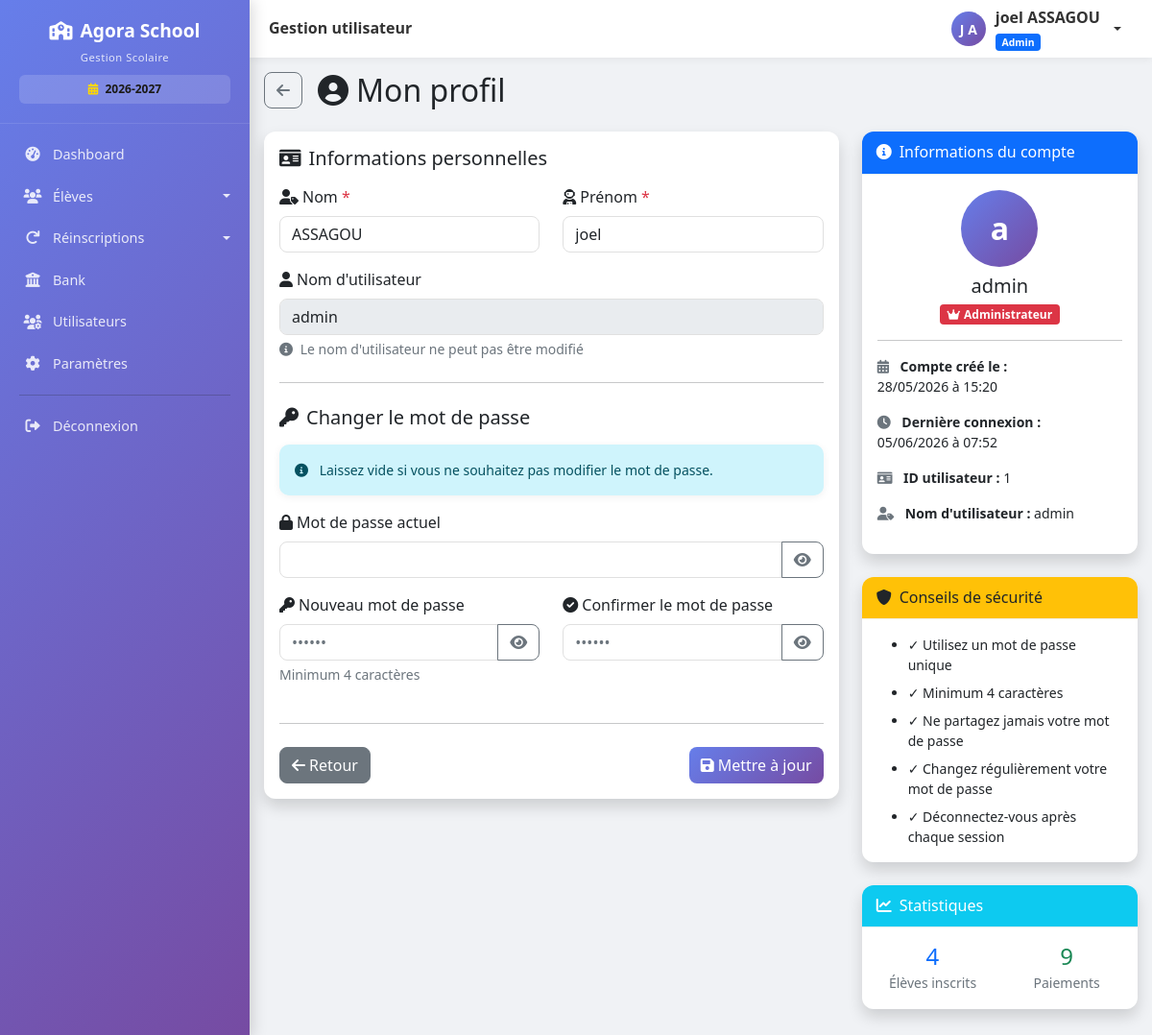
/profil (signed in), run on an earlier commit of the app's database.
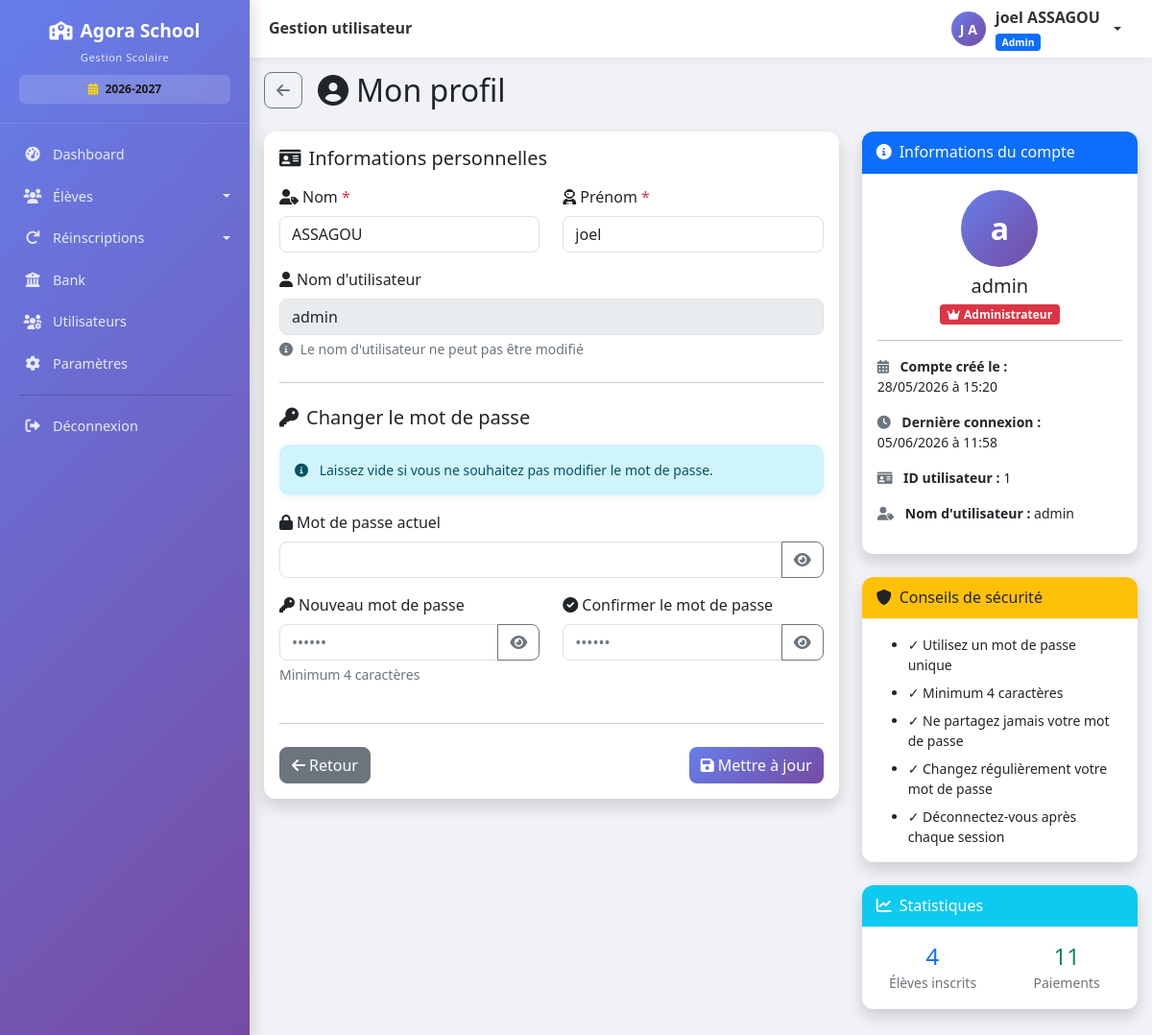
And on a later commit of the database.
### models.py (models this page shows, shortened)
class User(UserMixin, db.Model):
    __tablename__ = 'users'
    id = db.Column(db.Integer, primary_key=True)
    username = db.Column(db.String(80), unique=True, nullable=False, index=True)
    password_hash = db.Column(db.String(200), nullable=False)
    nom = db.Column(db.String(100), nullable=False)
    prenom = db.Column(db.String(100), nullable=False)
    role = db.Column(db.String(20), default='user')  # admin, comptable, user
    actif = db.Column(db.Boolean, default=True)
    created_at = db.Column(db.DateTime, default=datetime.utcnow)
    last_login = db.Column(db.DateTime, nullable=True)
    @property
    def nom_complet(self):
        return f"{self.prenom} {self.nom}"

### routes.py (the view, shortened to what this page needs)
@app.route('/profil', methods=['GET', 'POST'])
@login_required
def profil():
    total_eleves_inscrits = Eleve.query.count()
    total_paiements_effectues = Paiement.query.count()
    eleves_avec_solde = sum(1 for e in Eleve.query.all() if e.solde > 0)
    return render_template('utilisateurs/profil.html',
                         user=current_user,
                         total_eleves_inscrits=total_eleves_inscrits,
                         total_paiements_effectues=total_paiements_effectues,
                         eleves_avec_solde=eleves_avec_solde)

### app.py (called while the page is built)
@app.after_request
def close_db_connection(response):
    try:
        db.session.close()
    except:
        pass
    return response

### models.py (called while the page is built, shortened)
    @classmethod
    def get(cls, cle, default=None):
        param = cls.query.filter_by(cle=cle).first()
        return param.valeur if param else default

    @property
    def frais_scolarite_base(self):
        if not self.sous_groupe_id:
            return 0
        sous_groupe = SousGroupe.query.get(self.sous_groupe_id)
        if not sous_groupe:
            return 0
        tarif = TarifFraisAffecte.query.filter_by(
            groupe_id=sous_groupe.groupe_id,
            est_affecte=self.est_affecte_etat,
            type_tarif='scolarite',  # ← AJOUTER CETTE LIGNE
            actif=True
        ).first()
        if tarif:
            return tarif.montant

    @property
    def frais_transport(self):
        if self.transport_option:
            return self.transport_option.montant_supplement
        return 0

    @property
    def frais_cantine(self):
        if self.cantine_option:
            return self.cantine_option.montant
        return 0

    @property
    def solde(self):
        return self.frais_scolarite_total - self.montant_paye_reel

### templates/utilisateurs/profil.html (shortened to what the changed rows need)
{% extends "base.html" %}
{% block content %}
<div class="d-flex align-items-center mb-4">
    <h2 class="mb-0"><i class="fas fa-user-circle me-2"></i>Mon profil</h2>
</div>
<div class="row">
    <div class="col-lg-8">
        <div class="card shadow">
            <div class="card-body">
                <form method="POST" id="profileForm">
                    <div class="row">
                        <div class="col-md-6 mb-3">
                            <label for="nom" class="form-label">
                                <i class="fas fa-user-tag me-1"></i>Nom
                                <span class="text-danger">*</span>
                            </label>
                            <input type="text"
                                   class="form-control"
                                   id="nom"
                                   name="nom"
                                   value="{{ current_user.nom }}"
                                   required
                                   minlength="2">
                        </div>
                        <div class="col-md-6 mb-3">
                            <label for="prenom" class="form-label">
                                <i class="fas fa-user-astronaut me-1"></i>Prénom
                                <span class="text-danger">*</span>
                            </label>
                            <input type="text"
                                   class="form-control"
                                   id="prenom"
                                   name="prenom"
                                   value="{{ current_user.prenom }}"
                                   required
                                   minlength="2">
                        </div>
                    </div>
                    <div class="mb-3">
                        <label class="form-label">
                            <i class="fas fa-user me-1"></i>Nom d'utilisateur
                        </label>
                        <input type="text" class="form-control" value="{{ current_user.username }}" disabled>
                        <div class="form-text text-muted">
                            <i class="fas fa-info-circle me-1"></i>
                            Le nom d'utilisateur ne peut pas être modifié
                        </div>
                    </div>
                </form>
            </div>
        </div>
    </div>
    <div class="col-lg-4">
        <div class="card shadow mb-4">
            <div class="card-body">
                <div class="text-center mb-3">
                    <div class="avatar-lg mx-auto mb-2">
                        <span class="avatar-initials">{{ current_user.username[0] }}</span>
                    </div>
                    <h5 class="mb-1">{{ current_user.username }}</h5>
                    <span class="badge {% if current_user.role == 'admin' %}bg-danger{% elif current_user.role == 'comptable' %}bg-warning text-dark{% else %}bg-info{% endif %}">
                        {% if current_user.role == 'admin' %}
                            <i class="fas fa-crown me-1"></i>Administrateur
                        {% elif current_user.role == 'comptable' %}
                            <i class="fas fa-calculator me-1"></i>Comptable
                        {% else %}
                            <i class="fas fa-user me-1"></i>Opérateur
                        {% endif %}
                    </span>
                </div>
                <ul class="list-unstyled small">
                    <li class="mb-3">
                        <i class="fas fa-calendar-alt me-2 text-muted"></i>
                        <strong>Compte créé le :</strong><br>
                        {{ current_user.created_at.strftime('%d/%m/%Y à %H:%M') if current_user.created_at else 'N/A' }}
                    </li>
                    <li class="mb-3">
                        <i class="fas fa-clock me-2 text-muted"></i>
                        <strong>Dernière connexion :</strong><br>
                        {{ current_user.last_login.strftime('%d/%m/%Y à %H:%M') if current_user.last_login else 'Première connexion' }}
                    </li>
                    <li class="mb-3">
                        <i class="fas fa-id-card me-2 text-muted"></i>
                        <strong>ID utilisateur :</strong> {{ current_user.id }}
                    </li>
                    <li>
                        <i class="fas fa-user-tag me-2 text-muted"></i>
                        <strong>Nom d'utilisateur :</strong> {{ current_user.username }}
                    </li>
                </ul>
            </div>
        </div>
        <div class="card shadow mt-4">
            <div class="card-body">
                <div class="row text-center">
                    <div class="col-6">
                        <h4 class="text-success mb-0">{{ total_paiements_effectues|default(0) }}</h4>
                        <small class="text-muted">Paiements</small>
                    </div>
                </div>
            </div>
        </div>
    </div>
</div>
{% endblock %}

### templates/base.html (shortened to what the changed rows need)
<!DOCTYPE html>
<html lang="fr">
<head>
    <link href="https://cdn.jsdelivr.net/npm/bootstrap@5.1.3/dist/css/bootstrap.min.css" rel="stylesheet">
    <link rel="stylesheet" href="https://cdnjs.cloudflare.com/ajax/libs/font-awesome/6.0.0/css/all.min.css">
    <link href="https://cdn.datatables.net/1.11.5/css/dataTables.bootstrap5.min.css" rel="stylesheet">
</head>
<body>
    <div class="app-layout">
        <main class="main-area">
            {% if current_user.is_authenticated %}
            <header class="topbar">
                <div class="d-flex align-items-center gap-2">
                    <h5>{% block page_title %}Gestion utilisateur{% endblock %}</h5>
                </div>
                <div class="dropdown">
                    <a href="#" class="user-dropdown dropdown-toggle" data-bs-toggle="dropdown" aria-label="Menu utilisateur">
                        <div class="user-avatar">
                            {{ current_user.prenom[0]|upper if current_user.prenom else current_user.username[0]|upper }}
                            {{ current_user.nom[0]|upper if current_user.nom else '' }}
                        </div>
                        <div class="d-none d-md-block text-start">
                            <strong>{{ current_user.nom_complet or current_user.username }}</strong>
                            <div>
                                <span class="badge bg-{{ 'primary' if current_user.role == 'admin' else 'warning' if current_user.role == 'comptable' else 'info' }}"
                                      style="font-size:0.65rem;">
                                    {{ current_user.role|capitalize }}
                                </span>
                            </div>
                        </div>
                    </a>
                </div>
            </header>
            {% endif %}
            <div class="page-content" id="pageContent">
                {% block content %}{% endblock %}
            </div>
        </main>
    </div>
</body>
</html>

What changed in the data, as far as the page shows it:
changed User "admin": last_login "05/06/2026 à 07:52" → "05/06/2026 à 11:58"
Also different on the page:
{{ total_paiements_effectues|default(0) }}: "9" → "11"
